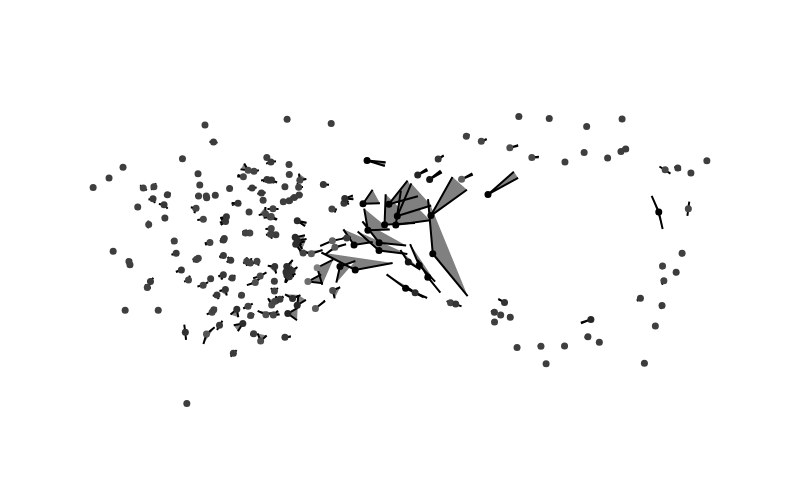
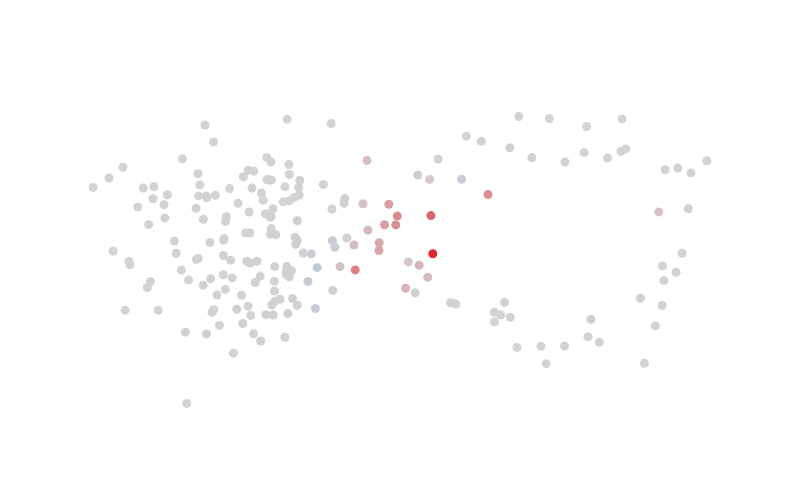

Notebook code for these charts, in order:
### Markdown cell above
We can also wedge these two forms together to get a 2-form. The bivector field representaion is not unique (so is a slightly crude visualisation). Let's also look at its metric.

### Code cell
wedge_a1a2 = contract('ijk,i,j', DG_data.wedge_11(), a1, a2)

print('a_1 wedge a_2 as a bivector field:')
plot_2_form_plain(2*wedge_a1a2, DG_data).show()

norm_wedge_a1a2 = contract('ij,i,j', DG_data.G2(), wedge_a1a2, wedge_a1a2)**0.5
print('Norm of the wedge product:', norm_wedge_a1a2.round(3))

metric_wedge_a1a2 = contract('ijk,i,j', DG_data.g2(), wedge_a1a2, wedge_a1a2)
print('Metric g(a_1 a_2,a_1 a_2):')
plot_scatter(DG_data.data, DG_data.u().T @ metric_wedge_a1a2).show()

### Figure 1 — Plotly figure (JSON) as saved in the notebook; plotly's stock layout.template omitted (floating-point values rounded to 4 significant figures; data arrays with more than 128 entries replaced by an {"elided": "..."} marker saying what was removed)
{"data": [{"fill": "toself", "fillcolor": "gray", "marker": {"color": "black", "colorscale": [[0, "gray"], [1, "black"]], "size": 7}, "type": "scatter", "x": {"elided": "800 float values"}, "y": {"elided": "800 float values"}}, {"marker": {"cmax": 0.004365, "cmin": -0.004638, "color": {"elided": "200 float values"}, "colorscale": [[0, "gray"], [1, "black"]], "size": 7}, "mode": "markers", "type": "scatter", "x": {"elided": "200 float values"}, "y": {"elided": "200 float values"}}], "layout": {"height": 500, "paper_bgcolor": "rgba(0,0,0,0)", "plot_bgcolor": "rgba(0,0,0,0)", "showlegend": false, "width": 800, "xaxis": {"range": [-1.242, 1.196], "visible": false}, "yaxis": {"range": [-0.6766, 0.516], "scaleanchor": "x", "scaleratio": 1, "visible": false}}}

### Figure 2 — Plotly figure (JSON) as saved in the notebook; plotly's stock layout.template omitted (floating-point values rounded to 4 significant figures; data arrays with more than 128 entries replaced by an {"elided": "..."} marker saying what was removed)
{"data": [{"marker": {"cmax": 0.01091, "cmid": 0, "cmin": -0.01091, "color": {"elided": "200 float values"}, "colorscale": [[0, "#166dde"], [0.5, "lightgray"], [1, "#e32636"]], "size": 9}, "mode": "markers", "type": "scatter", "x": {"elided": "200 float values"}, "y": {"elided": "200 float values"}}], "layout": {"height": 500, "paper_bgcolor": "rgba(0,0,0,0)", "plot_bgcolor": "rgba(0,0,0,0)", "showlegend": false, "width": 800, "xaxis": {"range": [-1.242, 1.196], "visible": false}, "yaxis": {"range": [-0.6766, 0.516], "scaleanchor": "x", "scaleratio": 1, "visible": false}}}
